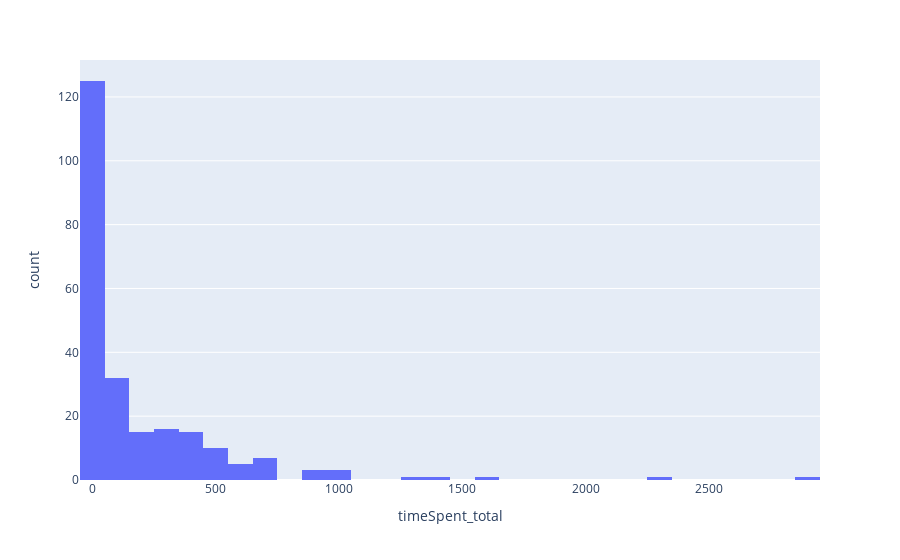

Notebook code for this chart:
### Code cell
px.histogram(df, x="timeSpent_total")

### Figure 1 — Plotly figure (JSON) as saved in the notebook; plotly's stock layout.template omitted (floating-point values rounded to 4 significant figures; data arrays with more than 128 entries replaced by an {"elided": "..."} marker saying what was removed)
{"data": [{"alignmentgroup": "True", "bingroup": "x", "hovertemplate": "timeSpent_total=%{x}<br>count=%{y}<extra></extra>", "legendgroup": "", "marker": {"color": "#636efa", "pattern": {"shape": ""}}, "name": "", "offsetgroup": "", "orientation": "v", "showlegend": false, "type": "histogram", "x": {"elided": "236 float values"}, "xaxis": "x", "yaxis": "y"}], "layout": {"barmode": "relative", "legend": {"tracegroupgap": 0}, "margin": {"t": 60}, "xaxis": {"anchor": "y", "domain": [0, 1], "title": {"text": "timeSpent_total"}}, "yaxis": {"anchor": "x", "domain": [0, 1], "title": {"text": "count"}}}}
